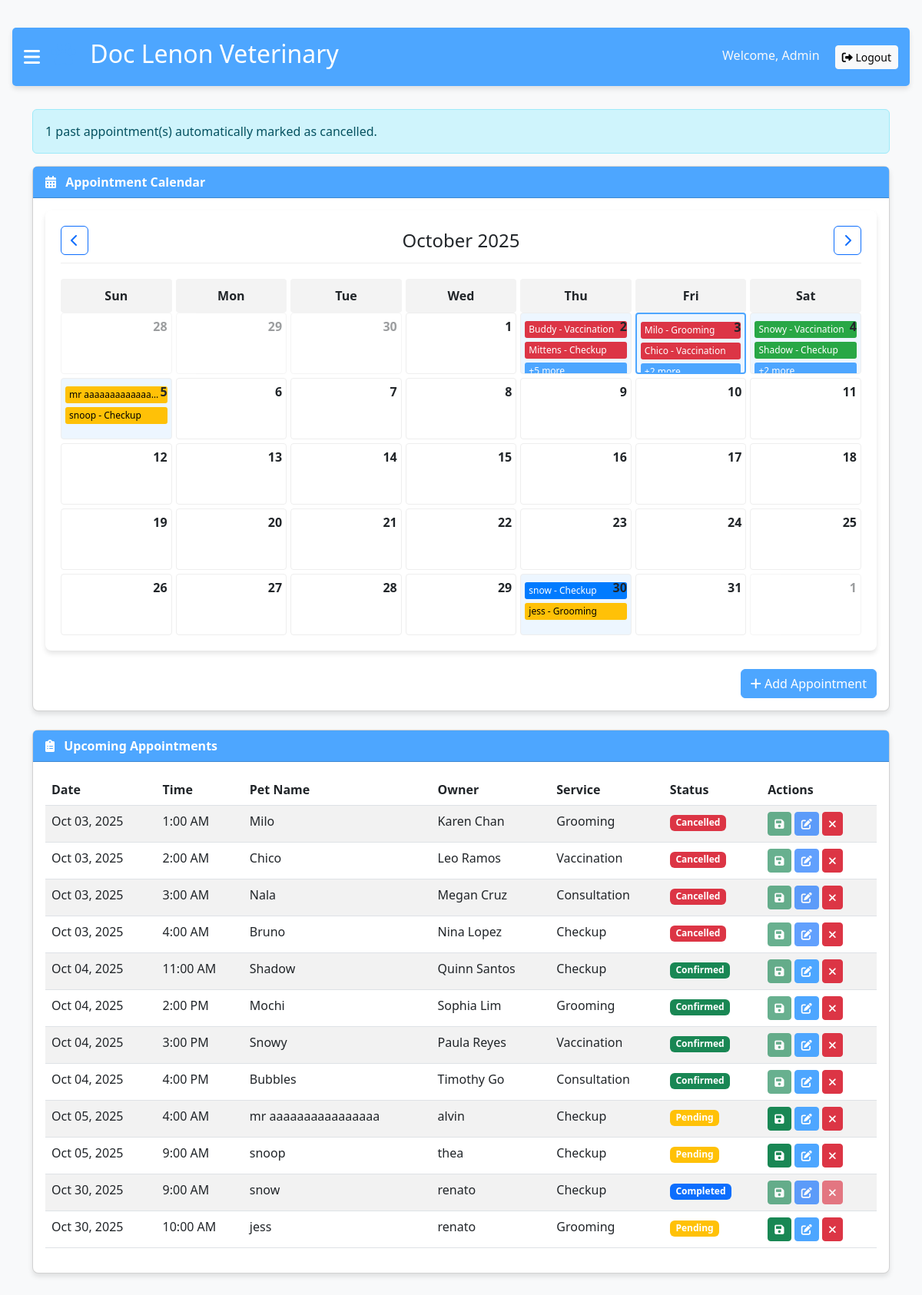
/calendar.php (signed in), run on the app's committed database.
### tables this page shows
CREATE TABLE `appointments` (
  `id` int(11) NOT NULL,
  `appointment_date` date NOT NULL,
  `appointment_time` time NOT NULL,
  `pet_name` varchar(100) NOT NULL,
  `pet_type` varchar(50) NOT NULL,
  `owner_name` varchar(100) NOT NULL,
  `owner_phone` varchar(20) NOT NULL,
  `service_type` varchar(50) NOT NULL,
  `notes` text DEFAULT NULL,
  `status` varchar(20) DEFAULT 'Pending',
  `created_at` timestamp NOT NULL DEFAULT current_timestamp()
);

### calendar.php (the view, shortened to what this page needs)
<?php
$servername = "localhost";
$username = "root";
$password = "";
$dbname = "taho";
$conn = new mysqli($servername, $username, $password, $dbname);
$year = isset($_GET['year']) ? intval($_GET['year']) : date('Y');
$month = isset($_GET['month']) ? intval($_GET['month']) : date('n');
$firstDayOfMonth = mktime(0, 0, 0, $month, 1, $year);
$numberDays = date('t', $firstDayOfMonth);
$dateComponents = getdate($firstDayOfMonth);
$monthName = $dateComponents['month'];
$dayOfWeek = $dateComponents['wday'];
$prevMonth = $month - 1;
$prevYear = $year;
$nextMonth = $month + 1;
$nextYear = $year;
$upcomingAppointments = [];
$sql = "SELECT id, appointment_date, appointment_time, pet_name, owner_name, service_type, status
        FROM appointments
        WHERE appointment_date >= CURDATE()
        ORDER BY appointment_date, appointment_time";
$result = $conn->query($sql);
if ($result->num_rows > 0) {
    while ($row = $result->fetch_assoc()) {
        $upcomingAppointments[] = [
            'id' => $row['id'],
            'date' => date('M d, Y', strtotime($row['appointment_date'])),
            'time' => date('g:i A', strtotime($row['appointment_time'])),
            'pet_name' => $row['pet_name'],
            'owner' => $row['owner_name'],
            'service' => $row['service_type'],
            'status' => $row['status']
        ];
    }
}
$appointments = [];
$sql = "SELECT id, appointment_date, appointment_time, pet_name, service_type, status
        FROM appointments";
$result = $conn->query($sql);
if ($result->num_rows > 0) {
    while ($row = $result->fetch_assoc()) {
        $date = $row['appointment_date'];
        $appointments[$date][] = [
            'id' => $row['id'],
            'time' => date('g:i A', strtotime($row['appointment_time'])),
            'pet_name' => $row['pet_name'],
            'service' => $row['service_type'],
            'status' => $row['status'] ?? 'Pending'
        ];
    }
}
function autoCancelPastAppointments($conn) {
    $currentDate = date('Y-m-d');
    $currentTime = date('H:i:s');
    $sql = "UPDATE appointments
            SET status = 'Cancelled'
            WHERE (appointment_date < ? OR (appointment_date = ? AND appointment_time < ?))
            AND status != 'Completed'";
    $stmt = $conn->prepare($sql);
    $stmt->bind_param("sss", $currentDate, $currentDate, $currentTime);
    $stmt->execute();
    return $stmt->affected_rows;
}
$cancelledCount = autoCancelPastAppointments($conn);
if ($cancelledCount > 0) {
    $message = "$cancelledCount past appointment(s) automatically marked as cancelled.";
}
?>
<!DOCTYPE html>
<html lang="en">
<head>
    <link href="https://cdn.jsdelivr.net/npm/bootstrap@5.3.0-alpha1/dist/css/bootstrap.min.css" rel="stylesheet">
    <link rel="stylesheet" href="https://cdnjs.cloudflare.com/ajax/libs/font-awesome/6.0.0/css/all.min.css">
</head>
    <div id="main" class="main-content">
        <div class="admin-header">
            <div class="d-flex align-items-center">
                <span class="burger-menu" onclick="openNav()">
                    <i class="fas fa-bars"></i>
                </span>
                <h2><i class="fas fa-paw paw-logo"></i> Doc Lenon Veterinary</h2>
            </div>
            <div>
                <span class="text-light me-3">Welcome, Admin</span>
                <a href="?logout=1" class="btn btn-light btn-sm">
                    <i class="fas fa-sign-out-alt"></i> Logout
                </a>
            </div>
        </div>
        <div class="container">
            <?php if (isset($message)): ?>
                <div class="alert alert-info"><?php echo $message; ?></div>
            <?php endif; ?>
            <div class="row">
                <div class="col-md-12">
                    <div class="card mb-4">
                        <div class="card-header">
                            <i class="fas fa-calendar-alt me-2"></i> Appointment Calendar
                        </div>
                        <div class="card-body">
                            <div class="calendar">
                                <div class="calendar-header">
                                    <a href="?year=<?php echo $prevYear; ?>&month=<?php echo $prevMonth; ?>" class="btn btn-outline-primary">
                                        <i class="fas fa-chevron-left"></i>
                                    </a>
                                    <h4 class="mb-0"><?php echo $monthName . ' ' . $year; ?></h4>
                                    <a href="?year=<?php echo $nextYear; ?>&month=<?php echo $nextMonth; ?>" class="btn btn-outline-primary">
                                        <i class="fas fa-chevron-right"></i>
                                    </a>
                                </div>
                                <div class="calendar-days">
                                    <div class="day-name">Sun</div>
                                    <div class="day-name">Mon</div>
                                    <div class="day-name">Tue</div>
                                    <div class="day-name">Wed</div>
                                    <div class="day-name">Thu</div>
                                    <div class="day-name">Fri</div>
                                    <div class="day-name">Sat</div>
                                </div>
                                <div class="calendar-dates">
                                    <?php
                                    for ($i = 0; $i < $dayOfWeek; $i++) {
                                        $lastMonthDay = date('j', strtotime('last day of previous month', $firstDayOfMonth));
                                        $dayNum = $lastMonthDay - $dayOfWeek + $i + 1;
                                        echo '<div class="calendar-date text-muted">';
                                        echo '<div class="date-number">' . $dayNum . '</div>';
                                        echo '</div>';
                                    }
                                    for ($day = 1; $day <= $numberDays; $day++) {
                                        $currentDate = sprintf('%04d-%02d-%02d', $year, $month, $day);
                                        $isToday = ($year == date('Y') && $month == date('n') && $day == date('j'));
                                        $hasAppointments = isset($appointments[$currentDate]) && count($appointments[$currentDate]) > 0;
                                        $class = 'calendar-date';
                                        if ($isToday) $class .= ' today';
                                        if ($hasAppointments) $class .= ' has-appointments';
                                        echo '<div class="' . $class . '" data-date="' . $currentDate . '" onclick="showAppointments(\'' . $currentDate . '\')">';
                                        echo '<div class="date-number">' . $day . '</div>';
                                        if ($hasAppointments) {
    foreach ($appointments[$currentDate] as $index => $apt) {
        if ($index < 2) {
            $statusClass = '';
            switch ($apt['status']) {
                case 'Confirmed':
                    $statusClass = 'status-confirmed';
                    break;
                case 'Completed':
                    $statusClass = 'status-completed';
                    break;
                case 'Cancelled':
                    $statusClass = 'status-cancelled';
                    break;
                default:
                    $statusClass = 'status-pending';
            }
            echo '<div class="appointment ' . $statusClass . '"
                     title="' . htmlspecialchars($apt['pet_name'] . ' - ' . $apt['service']) . '">'
                   . htmlspecialchars($apt['pet_name']) . ' - ' . htmlspecialchars($apt['service']) .
                 '</div>';
        } elseif ($index == 2) {
            $remaining = count($appointments[$currentDate]) - 2;
            echo '<div class="appointment">+' . $remaining . ' more</div>';
            break;
        }
    }
}
                                        echo '</div>';
                                    }
                                    $totalCells = $dayOfWeek + $numberDays;
                                    $remainingCells = 7 - ($totalCells % 7);
                                    if ($remainingCells < 7) {
                                        for ($i = 1; $i <= $remainingCells; $i++) {
                                            echo '<div class="calendar-date text-muted">';
                                            echo '<div class="date-number">' . $i . '</div>';
                                            echo '</div>';
                                        }
                                    }
                                    ?>
                                </div>
                            </div>
                            <div class="mt-4">
                                <div class="d-flex justify-content-end">
                                    <button type="button" class="btn btn-primary" data-bs-toggle="modal" data-bs-target="#addAppointmentModal">
                                        <i class="fas fa-plus"></i> Add Appointment
                                    </button>
                                </div>
                            </div>
                        </div>
                    </div>
                    <div class="card">
                        <div class="card-header">
                            <i class="fas fa-clipboard-list me-2"></i> Upcoming Appointments
                        </div>
                        <div class="card-body">
                            <div class="table-responsive">
                                <table class="table table-striped">
                                    <thead>
                                        <tr>
                                            <th>Date</th>
                                            <th>Time</th>
                                            <th>Pet Name</th>
                                            <th>Owner</th>
                                            <th>Service</th>
                                            <th>Status</th>
                                            <th>Actions</th>
                                        </tr>
                                    </thead>
                                    <tbody>
                                        <?php foreach ($upcomingAppointments as $appointment): ?>
                                            <tr data-appointment-id="<?php echo $appointment['id']; ?>"
                                                class="<?php
                                                    if ($appointment['status'] == 'Cancelled') echo 'cancelled-appointment';
                                                    else if ($appointment['status'] == 'Completed') echo 'completed-appointment';
                                                ?>">
                                                <td><?php echo $appointment['date']; ?></td>
                                                <td><?php echo $appointment['time']; ?></td>
                                                <td><?php echo $appointment['pet_name']; ?></td>
                                                <td><?php echo $appointment['owner']; ?></td>
                                                <td><?php echo $appointment['service']; ?></td>
                                                <td>
                                                    <span class="badge <?php
                                                        if ($appointment['status'] == 'Confirmed') echo 'bg-success';
                                                        else if ($appointment['status'] == 'Cancelled') echo 'bg-danger';
                                                        else if ($appointment['status'] == 'Completed') echo 'bg-primary';
                                                        else echo 'bg-warning';
                                                    ?>">
                                                        <?php echo $appointment['status']; ?>
                                                    </span>
                                                </td>
                                                <td>
                                                    <button class="btn btn-sm btn-success" title="Save" onclick="saveAppointment(<?php echo $appointment['id']; ?>)"
                                                        <?php echo ($appointment['status'] == 'Confirmed' || $appointment['status'] == 'Cancelled' || $appointment['status'] == 'Completed') ? 'disabled' : ''; ?>>
                                                        <i class="fas fa-save"></i>
                                                    </button>
                                                    <button class="btn btn-sm btn-primary" title="Edit" onclick="editAppointment(<?php echo $appointment['id']; ?>)"
                                                        <?php echo ($appointment['status'] == 'Cancelled' || $appointment['status'] == 'Completed') ? 'disabled' : ''; ?>>
                                                        <i class="fas fa-edit"></i>
                                                    </button>
                                                    <button class="btn btn-sm btn-danger" title="Cancel" onclick="deleteAppointment(<?php echo $appointment['id']; ?>)"
                                                        <?php echo ($appointment['status'] == 'Completed') ? 'disabled' : ''; ?>>
                                                        <i class="fas fa-times"></i>
                                                    </button>
                                                </td>
                                            </tr>
                                        <?php endforeach; ?>
                                    </tbody>
                                </table>
                            </div>
                        </div>
                    </div>
                </div>
            </div>
        </div>
    </div>
</body>
</html>

### data on the page
appointments: pet_name "Buddy", service_type "Vaccination"
appointments: pet_name "Mittens", service_type "Checkup"
appointments: remaining "5"
appointments: date "Oct 03, 2025", time "1:00 AM", pet_name "Milo", owner_name "Karen Chan", service_type "Grooming", status "Cancelled"
appointments: date "Oct 03, 2025", time "2:00 AM", pet_name "Chico", owner_name "Leo Ramos", service_type "Vaccination", status "Cancelled"
appointments: date "Oct 03, 2025", time "3:00 AM", pet_name "Nala", owner_name "Megan Cruz", service_type "Consultation", status "Cancelled"
appointments: date "Oct 03, 2025", time "4:00 AM", pet_name "Bruno", owner_name "Nina Lopez", service_type "Checkup", status "Cancelled"
appointments: date "Oct 04, 2025", time "11:00 AM", pet_name "Shadow", owner_name "Quinn Santos", service_type "Checkup", status "Confirmed"
appointments: date "Oct 04, 2025", time "2:00 PM", pet_name "Mochi", owner_name "Sophia Lim", service_type "Grooming", status "Confirmed"
appointments: date "Oct 04, 2025", time "3:00 PM", pet_name "Snowy", owner_name "Paula Reyes", service_type "Vaccination", status "Confirmed"
appointments: date "Oct 04, 2025", time "4:00 PM", pet_name "Bubbles", owner_name "Timothy Go", service_type "Consultation", status "Confirmed"
appointments: date "Oct 05, 2025", time "4:00 AM", pet_name "mr aaaaaaaaaaaaaaaa", owner_name "alvin", service_type "Checkup", status "Pending"
appointments: date "Oct 05, 2025", time "9:00 AM", pet_name "snoop", owner_name "thea", service_type "Checkup", status "Pending"
appointments: date "Oct 30, 2025", time "9:00 AM", pet_name "snow", owner_name "renato", service_type "Checkup", status "Completed"
appointments: date "Oct 30, 2025", time "10:00 AM", pet_name "jess", owner_name "renato", service_type "Grooming", status "Pending"

### other printed values
$message "1 past appointment(s) automatically marked as cancelled."
$monthName "October"
$year "2025"
$dayNum "28"
$dayNum "29"
$dayNum "30"
$apt['pet_name'] "Milo"
$apt['service'] "Grooming"
$apt['pet_name'] "Chico"
$apt['service'] "Vaccination"
$apt['pet_name'] "Snowy"
$apt['pet_name'] "Shadow"
$apt['service'] "Checkup"
$remaining "2"
$apt['pet_name'] "mr aaaaaaaaaaaaa…"
